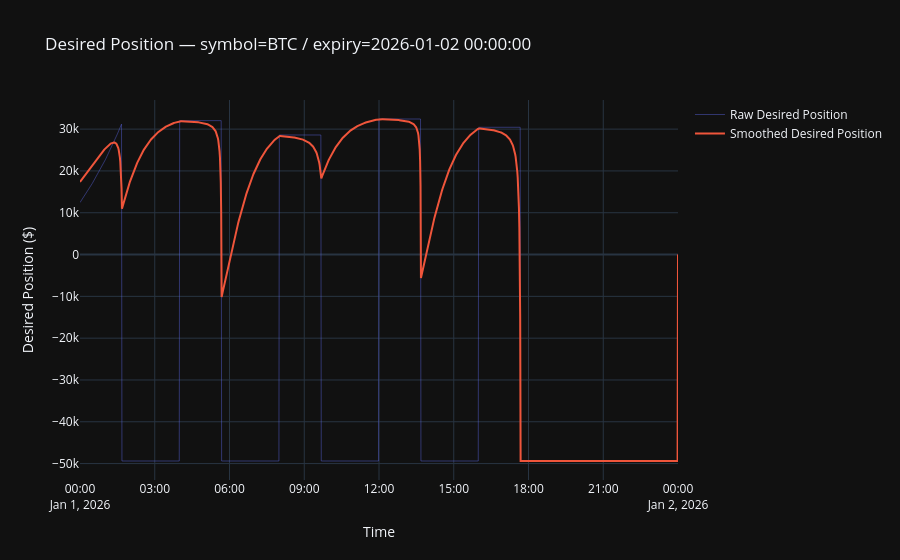

Notebook code for this chart:
### Code cell
# Graph 5: Raw and Smoothed Desired Position
fig4 = go.Figure()
fig4.add_trace(go.Scatter(
    x=pos_ts, y=pos_df["raw_desired_position"].to_list(),
    name="Raw Desired Position",
    line=dict(width=1, color="rgba(99,110,250,0.4)"),
))
fig4.add_trace(go.Scatter(
    x=pos_ts, y=pos_df["smoothed_desired_position"].to_list(),
    name="Smoothed Desired Position",
    line=dict(width=2),
))

fig4.update_layout(
    title=f"Desired Position — {rd_label}",
    template="plotly_dark",
    xaxis_title="Time",
    yaxis_title="Desired Position ($)",
)
fig4.show()

### Figure 1 — Plotly figure (JSON) as saved in the notebook; plotly's stock layout.template omitted (floating-point values rounded to 4 significant figures; data arrays with more than 128 entries replaced by an {"elided": "..."} marker saying what was removed)
{"data": [{"line": {"color": "rgba(99,110,250,0.4)", "width": 1}, "name": "Raw Desired Position", "type": "scatter", "x": {"elided": "1441 str values"}, "y": {"elided": "1441 float values"}}, {"line": {"width": 2}, "name": "Smoothed Desired Position", "type": "scatter", "x": {"elided": "1441 str values"}, "y": {"elided": "1441 float values"}}], "layout": {"title": {"text": "Desired Position — symbol=BTC / expiry=2026-01-02 00:00:00"}, "xaxis": {"title": {"text": "Time"}}, "yaxis": {"title": {"text": "Desired Position ($)"}}}}
